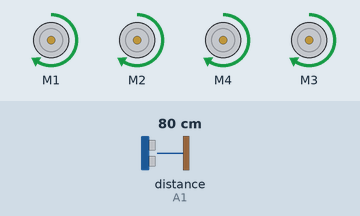
Simulated run of this sketch. Board: Arduino Uno, built with avr-gcc and run on an emulated ATmega328P. On the bench: 4 × DC motor (green arrow = forward, orange = backward, longer = faster). Wiring (inferred from the names in the program): ultrasonic range finder: trigger A0; echo A1. The test bench sets the inputs (shaded band); at power-on: distance to the obstacle (sensor on A1) 80 cm. The echo pulse lasts 58.3 µs per cm.

Above: at 3.2 s.
3.3 s: distance to the obstacle (sensor on A1) set to 30 cm
4.8 s: distance to the obstacle (sensor on A1) set to 23 cm
At 5.2 s:
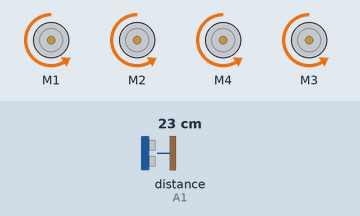
At 5.6 s:
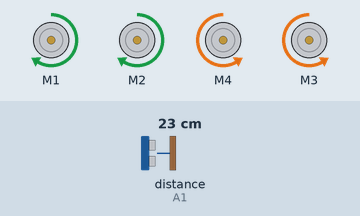
Timing chart, 0 to 13.8 s (numbered marks = the images above; inputs shaded):
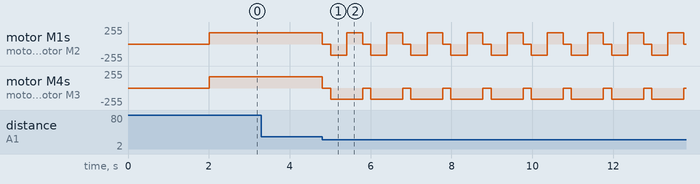

The sketch:

obstacle_avoider.ino
```cpp
// ROVER 2.0 - Obstacle avoider
// Drives forwards until something is close, then backs up and turns away.

#include <AFMotor.h>

AF_DCMotor frontLeft(1);   // M1
AF_DCMotor rearLeft(2);    // M2
AF_DCMotor rearRight(3);   // M3
AF_DCMotor frontRight(4);  // M4

const int TRIG_PIN = A0;
const int ECHO_PIN = A1;

const int SAFE_CM = 25;    // anything closer than this is an obstacle
const int SPEED = 170;     // 0-255

// Run both motors on one side. speed: -255 (backwards) to 255 (forwards).
void setSide(AF_DCMotor &a, AF_DCMotor &b, int speed) {
  uint8_t dir = speed > 0 ? FORWARD : (speed < 0 ? BACKWARD : RELEASE);
  a.setSpeed(abs(speed));
  b.setSpeed(abs(speed));
  a.run(dir);
  b.run(dir);
}

void drive(int left, int right) {
  setSide(frontLeft, rearLeft, left);
  setSide(frontRight, rearRight, right);
}

long readDistanceCm() {
  digitalWrite(TRIG_PIN, LOW);
  delayMicroseconds(2);
  digitalWrite(TRIG_PIN, HIGH);
  delayMicroseconds(10);
  digitalWrite(TRIG_PIN, LOW);
  long us = pulseIn(ECHO_PIN, HIGH, 30000);
  if (us == 0) return 999;
  return us / 58;
}

void setup() {
  pinMode(TRIG_PIN, OUTPUT);
  pinMode(ECHO_PIN, INPUT);
  drive(0, 0);
  delay(2000);             // 2 seconds to put the rover down
}

void loop() {
  long cm = readDistanceCm();

  if (cm > SAFE_CM) {
    drive(SPEED, SPEED);   // path is clear: go forwards
  } else {
    drive(0, 0);           // stop
    delay(200);
    drive(-SPEED, -SPEED); // back up a little
    delay(400);
    drive(SPEED, -SPEED);  // spin right on the spot
    delay(350);
  }

  delay(40);
}
```

Measured:
- the behaviour switches between 27 and 26 cm on distance to the obstacle (sensor on A1) (found by bisection; images 0 and 1)
- after the input at 3.3 s, every drawn part: stays the same
- after the input at 4.8 s, motor M1, motor M2: forward 170/255 → stopped at once, then repeats every 0.99 s: backward 170/255 0.40 s, forward 170/255 0.39 s, stopped 0.20 s; motor M4, motor M3: alternates backward 170/255 for 0.79 s and stopped for 0.20 s, starting at once
